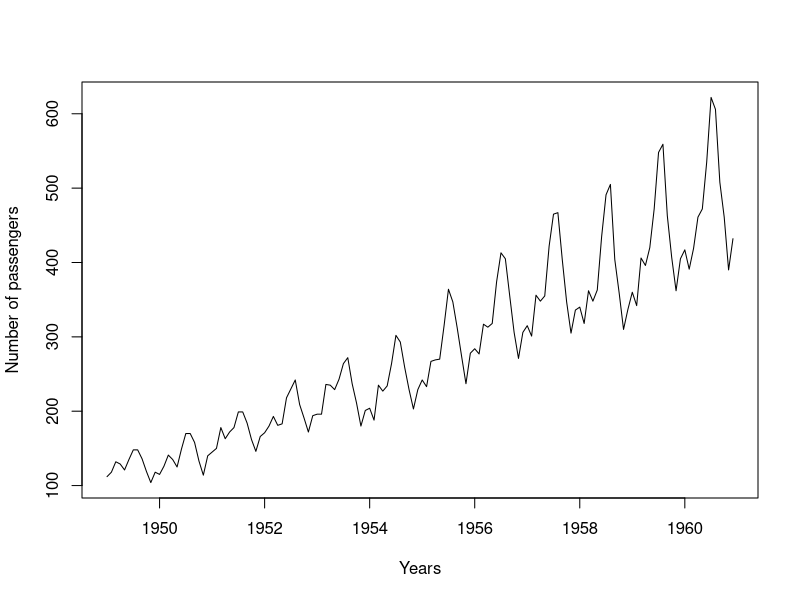

This figure's R source: (Note: this script raises an error after producing the figure.)
### create a time-series dataset based on the data

dts <- ts(AirPassengers, start=c(1949,1), end=c(1960,12), frequency=12)

dt## change the size of the graphs
options(repr.plot.width = 8, repr.plot.height = 8)
plot(dts, xlab="Years", ylab="Number of passengers")
grid(nx = NULL, ny = nx, col = "lightgray", lty = "dotted",
     lwd = par("lwd"), equilogs = TRUE)


stationary_dts <- decompose(dts)

plot(stationary_dts)

acf(dts)

pacf(dts)

dts_arima <- arima(dts, order=c(2,1,1))
dts_arima

BIC(dts_arima)

library(forecast)
dts_fit <- forecast(dts_arima)
dts_fit

plot(dts_fit)

dts_autoarima <- auto.arima(dts)
dts_autoarima

dts_autoforecast <- forecast(dts_autoarima)
dts_autoforecast

plot(dts_autoforecast)
